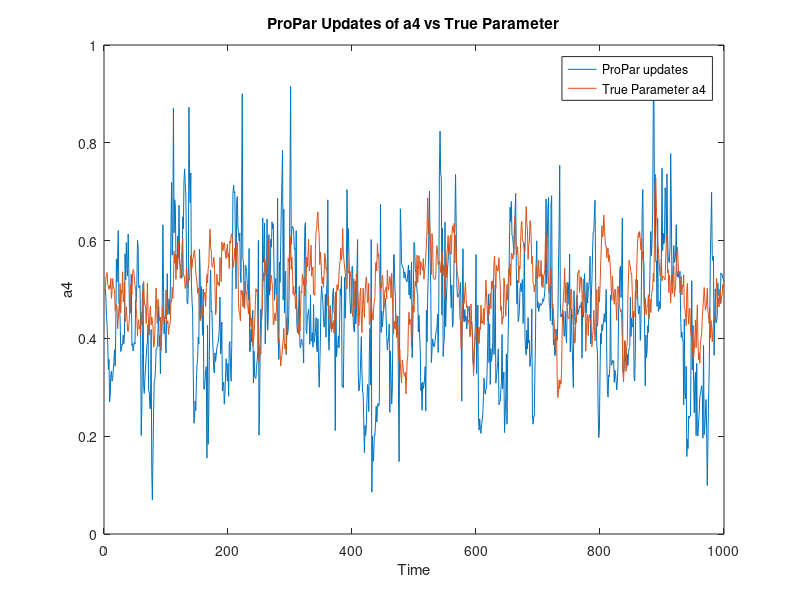

Source code (MATLAB): (Note: this script raises an error after producing the figure.)
%% Generating time varying parameters and observations
% This section specifies the time-varying process of generating parameters,
% and subsequently observations.

mu = [0.5 ; 0; 0 ; 0.5]; % mean of vec(A_t)
rho = 0.9; % autoregression coefficient
mu_eta = [0; 0; 0; 0]; %mean of shock in time-varying process
sigma_eta = [[0.001, 0, 0, 0]; [0, 0.001, 0, 0]; [0, 0, 0.001, 0]; [0, 0, 0, 0.001]]; % covariance matrix of eta_t

mu_eps = [0; 0]; %mean of shock in observation-generating process
sigma_eps = [0.05 0; 0 0.05]; %covariance matrix of epsilon_t

% Generate the initial value of vec(A_t)
vecA = mu;
A = reshape(vecA, [2,2]);

tvpvecA = vecA; %store time varying parameters in vec form
tvpA = A; %store time varying parameters in matrix form

tvpvecAcons = mu; %store time-varying parameters with linear constraint
tvpAcons = reshape(mu, [2,2]); %matrix form

y = [0;0]; %initial observation of y_t at t = 1
obs = y;

y_cons = [0;0];
obs_cons = y_cons; %store observations generated under constraints

% Generate a time series of vec(A_t)
T = 1000; % number of time steps

for t = 2:T
    eta = mvnrnd(mu_eta, sigma_eta); % generate a sample of eta_t
    eps = mvnrnd(mu_eps, sigma_eps); % generate a sample of epsilon_t
    vecA = mu + rho*(vecA - mu) + reshape(eta, [4,1]);
    A = reshape(vecA, [2,2]);
    y = A*y + reshape(eps, [2,1]);
    tvpvecA = [tvpvecA vecA]; 
    tvpA = [tvpA A];
    obs = [obs y];
    
    vecAcons = vecA ./ sum(vecA); %sum of elements in constrained vector = 1
    Acons = reshape(vecAcons, [2,2]);
    y_cons = Acons*y_cons + reshape(eps, [2,1]);
    tvpvecAcons = [tvpvecAcons vecAcons];
    tvpAcons = [tvpAcons Acons];
    obs_cons = [obs_cons y_cons];
end

a1 = tvpvecA(1,:);
time = 1:1:T;
plot(time, a1)
xlabel('Time')
ylabel('a1')
title('Parameter a1')

a3 = tvpvecA(2,:);
plot(time, a3)
xlabel('Time')
ylabel('a3')
title('Parameter a3')

a2 = tvpvecA(3,:);
plot(time, a2)
xlabel('Time')
ylabel('a2')
title('Parameter a2')

a4 = tvpvecA(4,:);
plot(time, a4)
xlabel('Time')
ylabel('a4')
title('Parameter a4')

y1 = obs(1,:);
plot(time, y1)
xlabel('Time')
ylabel('y1')
title('Series y1')

y2 = obs(2,:);
plot(time, y2)
xlabel('Time')
ylabel('y2')
title('Series y2')

%% ProPar update - non-batch processing


P = 10*eye(4); %penalty matrix 4x4 identity matrix
vecAupd = mu; %time t = 1
updates = vecAupd; %store updates

for t = 2:T
    x = obs(:,t-1);
    X = kron(eye(2), x.');
    vecApred = mu + rho*(vecAupd - mu);
    vecAupd = inv(X.'*inv(sigma_eps)*X + P) * (P.' * vecApred + X.' * inv(sigma_eps)*obs(:,t));
    updates = [updates vecAupd];
end

upd_a1 = updates(1,:);
plot(time, upd_a1, time, a1)
xlabel('Time')
ylabel('a1')
title('ProPar Updates of a1 vs True Parameter')
legend('ProPar updates', 'True Parameter a1')

upd_a2 = updates(2,:);
plot(time, upd_a2, time, a2)
xlabel('Time')
ylabel('a2')
title('ProPar Updates of a2 vs True Parameter')
legend('ProPar updates', 'True Parameter a2')

upd_a3 = updates(3,:);
plot(time, upd_a3, time, a3)
xlabel('Time')
ylabel('a3')
title('ProPar Updates of a3 vs True Parameter')
legend('ProPar updates', 'True Parameter a3')

upd_a4 = updates(4,:);
plot(time, upd_a4, time, a4)
xlabel('Time')
ylabel('a4')
title('ProPar Updates of a4 vs True Parameter')
legend('ProPar updates', 'True Parameter a4')

for t = 2:T
    mse_a1 = immse(tvpvecA(1,:), upd_a1);
    mse_a2 = immse(tvpvecA(2,:), upd_a2);
    mse_a3 = immse(tvpvecA(3,:), upd_a3);
    mse_a4 = immse(tvpvecA(4,:), upd_a4);
end

%% ProPar update - batch processing


batch_size = 50;
batch_vecAupd = mu;
batch_updates = batch_vecAupd;

for i = 2:T/batch_size
    start_batch = (i-1)*batch_size + 1;
    end_batch = i*batch_size;
    obs_batch = obs(:,start_batch:end_batch);
    X_batch = kron(eye(2), obs_batch(:,1:batch_size-1).');
    batch_vecApred = mu + rho*(batch_vecAupd - mu);
    batch_vecAupd = inv(X_batch.'*inv(sigma_eps)*X_batch + P)*(P.'*batch_vecApred + X_batch.'*inv(sigma_eps)*obs_batch(:,batch_size));
    batch_updates = [batch_updates batch_vecAupd]; 
end


%% Linear constraint observations

% mu_cons = [0.5 ; 0; 0 ; 0.5]; % mean of vec(A_t)
% rho_cons = 0.9; % autoregression coefficient
% mu_eta_cons = [0; 0; 0; 0]; %mean of shock in time-varying process
% sigma_eta_cons = [[0.001, 0, 0, 0]; [0, 0.001, 0, 0]; [0, 0, 0.001, 0]; [0, 0, 0, 0.001]]; % covariance matrix of eta_t
% 
% % Generate the initial value of vec(A_t)
% vecAcons = mu_cons;
% A_cons = reshape(vecAcons, [2,2]);
% 
% tvpvecA_cons = vecAcons; %store time varying parameters in vec form
% tvpAcons = A_cons; %store time varying parameters in matrix form
% 
% y_cons = [0;0]; %initial observation of y_t at t = 1
% obs_cons = y_cons;
% 
% for t = 2:T
%     eta_cons = mvnrnd(mu_eta_cons, sigma_eta_cons); % generate a sample of eta_t
%     eps = mvnrnd(mu_eps, sigma_eps); % generate a sample of epsilon_t
%     vecAcons = mu_cons + rho_cons*(vecAcons - mu_cons) + reshape(eta_cons, [4,1]);
%     vecAcons = vecAcons ./ sum(vecAcons);
%     A_cons = reshape(vecAcons, [2,2]);
%     y_cons = A_cons*y + reshape(eps, [2,1]);
%     tvpvecA_cons = [tvpvecA_cons vecAcons]; 
%     tvpAcons = [tvpAcons A_cons];
%     obs_cons = [obs_cons y_cons];
% end
% 
% X_init_const = (kron(eye(2), obs_cons(:,1).'));
% omega_init_const = X_init_const.'*inv(sigma_eps)*X_init_const + P;
% vecAupd_init_const = mu_cons + inv(omega_init_const)*ones(4,1)*(inv(ones(1,4)*inv(omega_init_const)*ones(4,1)))*(1 - ones(1,4)*mu_cons);
% const_updates = vecAupd_init_const;
% 
% for t = 2:T
%    X_const =(kron(eye(2), obs_cons(:,t).'));
%    omega_const = X_const.'*inv(sigma_eps)*X_const + P;
%    vecAupd_const = tvpvecA(:,t) + inv(omega_con)*ones(4,1)*inv(ones(1,4)*inv(omega_con)*ones(4,1))*(1 - ones(1,4)*tvpvecA(:,t));
%    const_updates = [const_updates vecAupd_const];
% end
% 

%% Update with linear constraints

X_init = (kron(eye(2), obs(:,1).'));
omega_init = X_init.'*inv(sigma_eps)*X_init + P;
vecAupd_const = mu + inv(omega_init)*ones(4,1)*(inv(ones(1,4)*inv(omega_init)*ones(4,1)))*(1 - ones(1,4)*mu);
cons_updates = vecAupd_const;

for t = 2:T
   X_cons =(kron(eye(2), obs(:,t).'));
   omega_cons = X_cons.'*inv(sigma_eps)*X_cons + P;
   vecAupd_cons = tvpvecA(:,t) + inv(omega_cons)*ones(4,1)*inv(ones(1,4)*inv(omega_cons)*ones(4,1))*(1 - ones(1,4)*tvpvecA(:,t));
   cons_updates = [cons_updates vecAupd_cons];
end

upd_cons_a1 = cons_updates(1,:);
plot(time, upd_cons_a1, time, upd_a1, time, a1)
xlabel('Time')
ylabel('Updated constrained a1')
title('ProPar Updates of a1')
legend('constrained updates', 'unconstrained updates', 'true parameter a1')


%% Constant A matrix
% Actual A matrix is constant, while the batch size is small/constant, while the 
% penalty matrix is of order t, such that the penalty matrix increases over time. Then our estimate 
% should over time convergence to the true matrix 

n = 50000;
n_periods = 1:1:n;
constantA = [0.5 0.1; 0.1 0.5]; %true A
y_constantA = [0;0]; %initial observation
constantAobs = y_constantA; %store observations
epsilon = mvnrnd(mu_eps, sigma_eps, n - 1); %generate normal errors

for t = 2:n
    y_constantA = constantA*y_constantA + reshape(epsilon(t-1,:), [2,1]); %generate observations
    constantAobs = [constantAobs y_constantA]; %store observations
end

vecAupd_constantA = [-0.7;0.8;-0.2;0.9]; %assume wrong initial parameters 
updates_constantA = vecAupd_constantA; %store updates

updates_constantA = nan(4,n);

for t = 2:n
    x_constantA = constantAobs(:,t-1);
    X_constantA = kron(eye(2), x_constantA.');
    newP = 30*eye(4)*t/100; %penalty matrix of order t
    vecAupd_constantA = inv(X_constantA.'*inv(sigma_eps)*X_constantA + newP) * (newP.' * vecAupd_constantA + X_constantA.' * inv(sigma_eps)*constantAobs(:,t));
    updates_constantA(:,t) = vecAupd_constantA;
end

figure 
subplot(2,2,1)
plot(n_periods, updates_constantA(1,:)) 
ylim([0 0.6]);
yline(constantA(1,1))
xlabel('Time')
ylabel('Updated a1 for constant A')
title('ProPar Updates of a1')
legend('updates', 'true a1')

subplot(2,2,2)
plot(n_periods, updates_constantA(2,:)) 
ylim([0 0.6]);
yline(constantA(1,2))
xlabel('Time')
ylabel('Updated a2 for constant A')
title('ProPar Updates of a2')
legend('updates', 'true a2')

subplot(2,2,3)
plot(n_periods, updates_constantA(3,:)) 
ylim([0 0.6]);
yline(constantA(2,1))
xlabel('Time')
ylabel('Updated a3 for constant A')
title('ProPar Updates of a3')
legend('updates', 'true a3')

subplot(2,2,4)
plot(n_periods, updates_constantA(4,:)) 
ylim([0 0.6]);
yline(constantA(2,2))
xlabel('Time')
ylabel('Updated a4 for constant A')
title('ProPar Updates of a4')
legend('updates', 'true a4')
%% Penalty long-run mse filtering
% Set penalty to be multiple of the identity. Then plot Long-run filtering MSE as a function of the penalty 
% parameter, which controls the whole penalty matrix. This MSE has a minimum for some penalty parameter that 
% makes the right trade-off between responsiveness and stability 

p_min = 0; % minimum penalty parameter value
p_max = 50; % maximum penalty parameter value
step = 1; % step size
p_range = p_min:step:p_max; % range of penalty parameter values

n_p = 1000;
mse_vecAupd = mu; %time t = 1
mse_vecupdates = mse_vecAupd; %store updates
mse_upd = mse_vecupdates;
% Loop over the penalty parameter values
for i = 1:length(p_range)
    penalty = p_range(i)*eye(4); % Set the penalty matrix (P) for each iteration 
    mse_vecAupd = mu;
    mse_vecupdates = mse_vecAupd;
    for t = 2:n_p
        x_ = obs(:,t-1);
        X_ = kron(eye(2), x_.');
        vecApred_ = mu + rho*(mse_vecAupd - mu);
        mse_vecAupd = inv(X_.'*inv(sigma_eps)*X_ + penalty) * (penalty.' * vecApred_ + X_.' * inv(sigma_eps)*obs(:,t));
        mse_vecupdates = [mse_vecupdates mse_vecAupd];
    end
    mse_upd = [mse_upd mse_vecupdates];
    longrunmse(i) = mse(mse_vecupdates(end),tvpvecA);
    
end

% Plot the Long-run filtering MSE as a function of the penalty parameter
plot(p_range, longrunmse);
xlabel('Penalty parameter');
ylabel('Long-run filtering MSE');

%% Deterministic A 
% DESCRIPTIVE TEXT

y_sinA = [0;0]; %initial observation
sinAobs = y_sinA; %store observations
epsilon = mvnrnd(mu_eps, sigma_eps, n - 1); %generate normal errors
sinAparams = nan(4,n);

for t = 2:n
    sinA = [sin(t) (pi/4)*sin(t) ;(pi/4)*sin(t) sin(3*pi/t)];
    y_sinA = sinA*y_sinA + reshape(epsilon(t-1,:), [2,1]); %generate observations
    sinAobs(:,t) = y_sinA; %store observations
    sinAparams(:,t) = reshape(sinA, [4,1]);
end

vecAupd_sinA = [-0.7;0.8;-0.2;0.9]; %assume wrong initial parameters 
updates_sinA = vecAupd_sinA; %store updates

updates_sinA = nan(4,n);

for t = 2:n
    x_sinA = sinAobs(:,t-1);
    X_sinA = kron(eye(2), x_sinA.');
    new_P = 30*eye(4)*t/100; %penalty matrix of order t
    vecAupd_sinA = inv(X_sinA.'*inv(sigma_eps)*X_sinA + new_P) * (new_P.' * vecAupd_sinA + X_sinA.' * inv(sigma_eps)*sinAobs(:,t));
    updates_sinA(:,t) = vecAupd_sinA;
end

figure 
subplot(2,2,1)
plot(n_periods, updates_sinA(1,:), n_periods, sinAparams(1,:))
ylim([-1 1]);
xlabel('Time')
ylabel('Updated a1 for deterministic A')
title('ProPar Updates of a1')
legend('updates', 'true a1')

subplot(2,2,2)
plot(n_periods, updates_sinA(2,:), n_periods, sinAparams(2,:))
ylim([-1 1]);
xlabel('Time')
ylabel('Updated a2 for deterministic A')
title('ProPar Updates of a2')
legend('updates', 'true a2')

subplot(2,2,3)
plot(n_periods, updates_sinA(3,:), n_periods, sinAparams(3,:))
ylim([-1 1]);
xlabel('Time')
ylabel('Updated a3 for deterministic A')
title('ProPar Updates of a3')
legend('updates', 'true a3')

subplot(2,2,4)
plot(n_periods, updates_sinA(4,:), n_periods, sinAparams(4,:))
ylim([-1 1]);
xlabel('Time')
ylabel('Updated a4 for deterministic A')
title('ProPar Updates of a4')
legend('updates', 'true a4')









    





